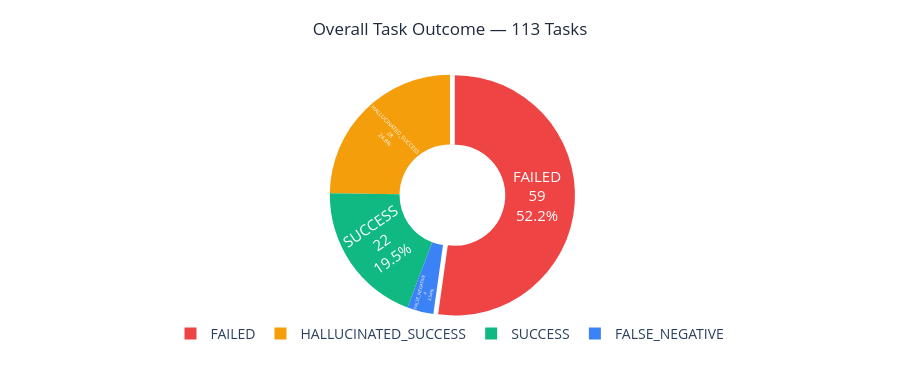
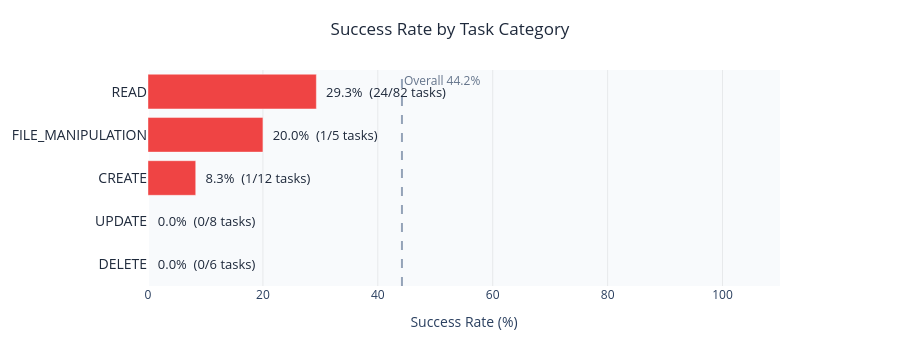

Source (notebook cell) for these figures, in order:
### Markdown cell above
### 1B. Status & Category Distribution

### Code cell
# ── Status distribution ──
status_counts = df['corrected_status'].value_counts().reset_index()
status_counts.columns = ['Status', 'Count']
status_counts['Pct'] = (status_counts['Count'] / len(df) * 100).round(1)

# Chart 1 — Status donut (standalone, no label collision)
fig_status = go.Figure(go.Pie(
    labels=status_counts['Status'],
    values=status_counts['Count'],
    marker=dict(colors=[{'SUCCESS': '#10B981', 'FAILED': '#EF4444', 'HALLUCINATED_SUCCESS': '#F59E0B', 'FALSE_NEGATIVE': '#3B82F6'}[s] for s in status_counts['Status']]),
    textinfo='label+percent+value',
    textfont=dict(size=15, color='white'),
    textposition='inside',
    insidetextorientation='radial',
    hole=0.42,
    pull=[0.04, 0],
))
fig_status.update_layout(
    title=dict(text='Overall Task Outcome — 113 Tasks',
               font=dict(size=17, color='#1e293b'), x=0.5, xanchor='center'),
    height=380,
    paper_bgcolor='white',
    legend=dict(font=dict(size=14), orientation='h', yanchor='bottom', y=-0.12, xanchor='center', x=0.5),
    margin=dict(l=40, r=40, t=70, b=60)
)
fig_status.show()

# Chart 2 — Category success rate (horizontal bar — avoids label overlap)
cat_sr = df.groupby('category')['is_success'].agg(['sum','count','mean']).reset_index()
cat_sr.columns = ['category','successes','total','success_rate']
cat_sr['success_pct'] = (cat_sr['success_rate'] * 100).round(1)
cat_sr = cat_sr.sort_values('success_pct')

bar_colors = ['#EF4444' if x < 40 else '#F59E0B' if x < 55 else '#10B981'
              for x in cat_sr['success_pct']]

fig_cat = go.Figure(go.Bar(
    x=cat_sr['success_pct'],
    y=cat_sr['category'],
    orientation='h',
    marker=dict(color=bar_colors, line=dict(color='rgba(255,255,255,0.4)', width=1)),
    text=[f'  {p}%  ({s}/{t} tasks)'
          for p, s, t in zip(cat_sr['success_pct'], cat_sr['successes'], cat_sr['total'])],
    textposition='outside',
    textfont=dict(size=13, color='#1e293b'),
    cliponaxis=False,
))
fig_cat.add_vline(x=44.2, line_dash='dash', line_color='#94a3b8',
                  annotation_text='Overall 44.2%',
                  annotation_font=dict(size=12, color='#64748b'))
fig_cat.update_layout(
    title=dict(text='Success Rate by Task Category',
               font=dict(size=17, color='#1e293b'), x=0.5, xanchor='center'),
    xaxis=dict(
        title='Success Rate (%)', range=[0, 110],
        tickfont=dict(size=12), showgrid=True, gridcolor='rgba(0,0,0,0.07)'
    ),
    yaxis=dict(tickfont=dict(size=14, color='#1e293b'), automargin=True),
    height=340,
    plot_bgcolor='#f8fafc',
    paper_bgcolor='white',
    margin=dict(l=20, r=120, t=70, b=50),
    showlegend=False
)
fig_cat.show()

print('\nStatus breakdown:')
print(status_counts.to_string(index=False))
print('\nCategory success rates:')
print(cat_sr[['category','total','successes','success_pct']].sort_values('success_pct', ascending=False).to_string(index=False))

### Figure 1 — Plotly figure (JSON) as saved in the notebook; plotly's stock layout.template omitted (floating-point values rounded to 4 significant figures)
{"data": [{"hole": 0.42, "insidetextorientation": "radial", "labels": ["FAILED", "HALLUCINATED_SUCCESS", "SUCCESS", "FALSE_NEGATIVE"], "marker": {"colors": ["#EF4444", "#F59E0B", "#10B981", "#3B82F6"]}, "pull": [0.04, 0], "textfont": {"color": "white", "size": 15}, "textinfo": "label+percent+value", "textposition": "inside", "type": "pie", "values": [59, 28, 22, 4]}], "layout": {"height": 380, "legend": {"font": {"size": 14}, "orientation": "h", "x": 0.5, "xanchor": "center", "y": -0.12, "yanchor": "bottom"}, "margin": {"b": 60, "l": 40, "r": 40, "t": 70}, "paper_bgcolor": "white", "title": {"font": {"color": "#1e293b", "size": 17}, "text": "Overall Task Outcome — 113 Tasks", "x": 0.5, "xanchor": "center"}}}

### Figure 2 — Plotly figure (JSON) as saved in the notebook; plotly's stock layout.template omitted (floating-point values rounded to 4 significant figures)
{"data": [{"cliponaxis": false, "marker": {"color": ["#EF4444", "#EF4444", "#EF4444", "#EF4444", "#EF4444"], "line": {"color": "rgba(255,255,255,0.4)", "width": 1}}, "orientation": "h", "text": ["  0.0%  (0/6 tasks)", "  0.0%  (0/8 tasks)", "  8.3%  (1/12 tasks)", "  20.0%  (1/5 tasks)", "  29.3%  (24/82 tasks)"], "textfont": {"color": "#1e293b", "size": 13}, "textposition": "outside", "type": "bar", "x": [0.0, 0.0, 8.3, 20.0, 29.3], "y": ["DELETE", "UPDATE", "CREATE", "FILE_MANIPULATION", "READ"]}], "layout": {"annotations": [{"font": {"color": "#64748b", "size": 12}, "showarrow": false, "text": "Overall 44.2%", "x": 44.2, "xanchor": "left", "xref": "x", "y": 1, "yanchor": "top", "yref": "y domain"}], "height": 340, "margin": {"b": 50, "l": 20, "r": 120, "t": 70}, "paper_bgcolor": "white", "plot_bgcolor": "#f8fafc", "shapes": [{"line": {"color": "#94a3b8", "dash": "dash"}, "type": "line", "x0": 44.2, "x1": 44.2, "xref": "x", "y0": 0, "y1": 1, "yref": "y domain"}], "showlegend": false, "title": {"font": {"color": "#1e293b", "size": 17}, "text": "Success Rate by Task Category", "x": 0.5, "xanchor": "center"}, "xaxis": {"gridcolor": "rgba(0,0,0,0.07)", "range": [0, 110], "showgrid": true, "tickfont": {"size": 12}, "title": {"text": "Success Rate (%)"}}, "yaxis": {"automargin": true, "tickfont": {"color": "#1e293b", "size": 14}}}}
